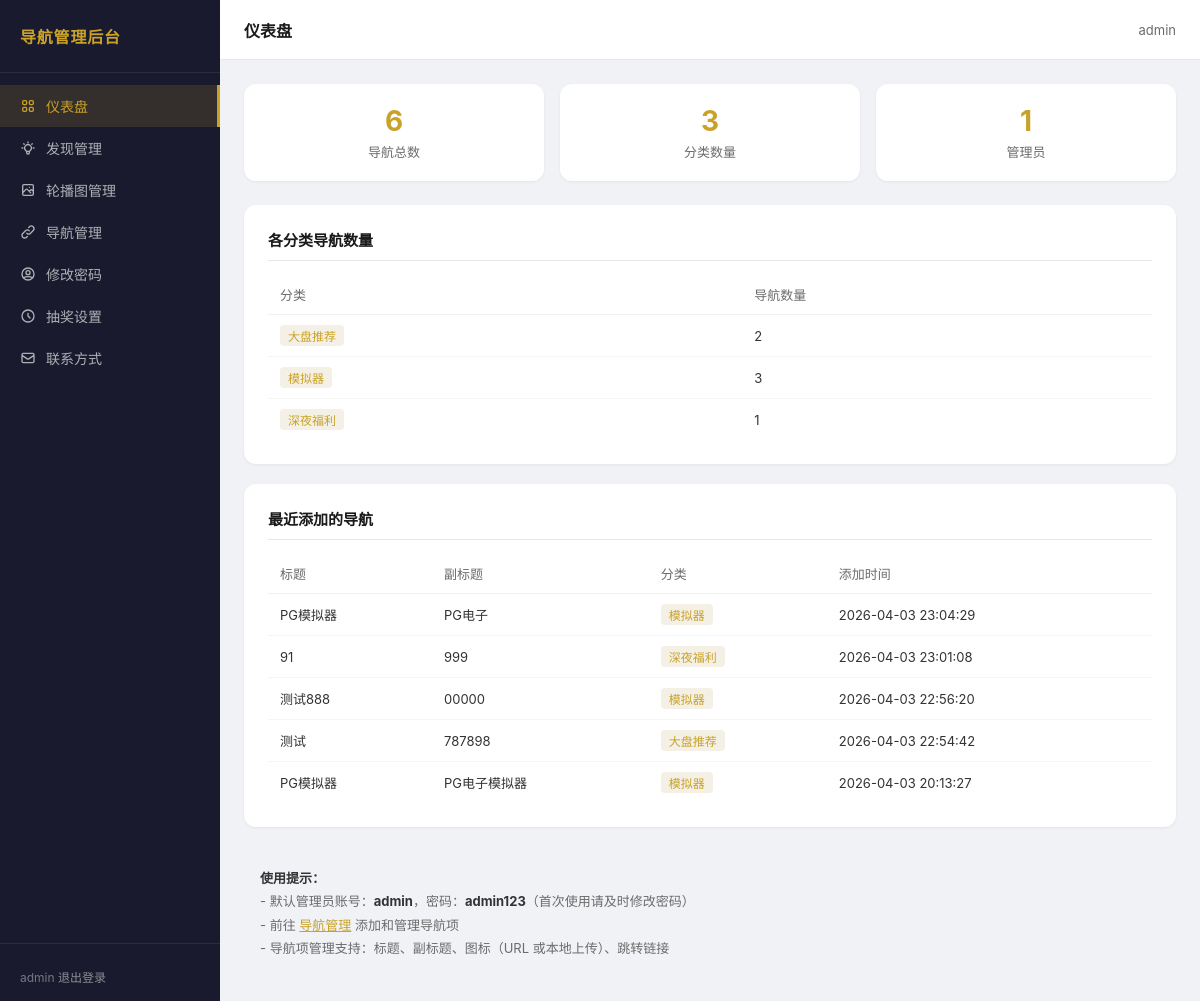
/admin/index.php (signed in), run on the app's committed database.
### tables this page shows
CREATE TABLE `nav_items` (
  `id` int(10) UNSIGNED NOT NULL,
  `category_id` int(10) UNSIGNED NOT NULL,
  `title` varchar(100) NOT NULL,
  `subtitle` varchar(200) DEFAULT '',
  `icon` mediumtext NOT NULL,
  `link` varchar(500) NOT NULL,
  `sort_order` int(11) DEFAULT '0',
  `created_at` datetime DEFAULT CURRENT_TIMESTAMP,
  `updated_at` datetime DEFAULT CURRENT_TIMESTAMP ON UPDATE CURRENT_TIMESTAMP
);

CREATE TABLE `categories` (
  `id` int(10) UNSIGNED NOT NULL,
  `slug` varchar(50) NOT NULL,
  `name` varchar(50) NOT NULL,
  `sort_order` int(11) DEFAULT '0'
);

### admin/index.php (the view, shortened to what this page needs)
<?php
require_once __DIR__ . '/header.php';
try {
    $pdo = pdo_connect();
    $stat_cats = $pdo->query("SELECT COUNT(*) FROM categories")->fetchColumn();
    $stat_navs = $pdo->query("SELECT COUNT(*) FROM nav_items")->fetchColumn();
    $stat_admins = $pdo->query("SELECT COUNT(*) FROM admins")->fetchColumn();
    $recent = $pdo->query("
        SELECT n.id, n.title, n.subtitle, c.name AS cat_name, n.created_at
        FROM nav_items n
        JOIN categories c ON c.id = n.category_id
        ORDER BY n.created_at DESC LIMIT 5
    ")->fetchAll();
    $cat_counts = $pdo->query("
        SELECT c.name, COUNT(n.id) AS cnt
        FROM categories c
        LEFT JOIN nav_items n ON n.category_id = c.id
        GROUP BY c.id ORDER BY c.sort_order
    ")->fetchAll();
} catch (Exception $e) {
    $db_err = $e->getMessage();
}
?>
<div class="stats-grid">
    <div class="stat-card">
        <div class="stat-num"><?= $stat_navs ?></div>
        <div class="stat-label">导航总数</div>
    </div>
    <div class="stat-card">
        <div class="stat-num"><?= $stat_cats ?></div>
        <div class="stat-label">分类数量</div>
    </div>
    <div class="stat-card">
        <div class="stat-num"><?= $stat_admins ?></div>
        <div class="stat-label">管理员</div>
    </div>
</div>
<div class="card" style="margin-bottom:20px;">
    <div class="section-title">各分类导航数量</div>
    <div class="table-wrap">
        <table>
            <thead><tr><th>分类</th><th>导航数量</th></tr></thead>
            <tbody>
            <?php foreach ($cat_counts as $row): ?>
                <tr>
                    <td><span class="cat-badge"><?= htmlspecialchars($row['name']) ?></span></td>
                    <td><?= $row['cnt'] ?></td>
                </tr>
            <?php endforeach; ?>
            </tbody>
        </table>
    </div>
</div>
<div class="card">
    <div class="section-title">最近添加的导航</div>
    <?php if (empty($recent)): ?>
        <p style="color:#6b6b6b;font-size:13px;text-align:center;padding:20px;">暂无数据</p>
    <?php else: ?>
    <div class="table-wrap">
        <table>
            <thead><tr><th>标题</th><th>副标题</th><th>分类</th><th>添加时间</th></tr></thead>
            <tbody>
            <?php foreach ($recent as $item): ?>
                <tr>
                    <td><?= htmlspecialchars($item['title']) ?></td>
                    <td><?= htmlspecialchars($item['subtitle']) ?></td>
                    <td><span class="cat-badge"><?= htmlspecialchars($item['cat_name']) ?></span></td>
                    <td><?= $item['created_at'] ?></td>
                </tr>
            <?php endforeach; ?>
            </tbody>
        </table>
    </div>
    <?php endif; ?>
</div>
<div class="tips">
    <strong>使用提示：</strong><br>
    - 默认管理员账号：<strong>admin</strong>，密码：<strong>admin123</strong>（首次使用请及时修改密码）<br>
    - 前往 <a href="nav.php" style="color:#c9a227;">导航管理</a> 添加和管理导航项<br>
    - 导航项管理支持：标题、副标题、图标（URL 或本地上传）、跳转链接
</div>
</div>
</div>
</div>
</body>
</html>

### admin/header.php (style rules this page uses)
* { box-sizing: border-box; margin: 0; padding: 0; }
body { font-family: -apple-system, BlinkMacSystemFont, "Segoe UI", "PingFang SC", "Hiragino Sans GB", "Microsoft YaHei", sans-serif; background: #f0f2f5; color: #1a1a1a; min-height: 100vh; }
.card { background: #fff; border-radius: 12px; padding: 24px; box-shadow: 0 1px 3px rgba(0,0,0,0.06); }

### admin/index.php (style rules this page uses)
.stats-grid { display: grid; grid-template-columns: repeat(3, 1fr); gap: 16px; margin-bottom: 24px; }
.stat-card { background: #fff; border-radius: 12px; padding: 20px; box-shadow: 0 1px 3px rgba(0,0,0,0.06); text-align: center; }
.stat-num { font-size: 28px; font-weight: 700; color: #c9a227; }
.stat-label { font-size: 13px; color: #6b6b6b; margin-top: 4px; }
.section-title { font-size: 15px; font-weight: 600; color: #1a1a1a; margin-bottom: 14px; padding-bottom: 10px; border-bottom: 1px solid #e8e8e8; }
.table-wrap { overflow-x: auto; }
table { width: 100%; border-collapse: collapse; font-size: 13px; }
th { text-align: left; padding: 10px 12px; color: #6b6b6b; font-weight: 500; border-bottom: 1px solid #f0f0f0; white-space: nowrap; }
td { padding: 10px 12px; border-bottom: 1px solid #f5f5f5; color: #333; }
tr:last-child td { border-bottom: none; }
.cat-badge { display: inline-block; padding: 2px 8px; background: #f5f0e6; color: #c9a227; border-radius: 4px; font-size: 12px; }
.tips { background: #f0f2f5; border-radius: 8px; padding: 16px; font-size: 13px; color: #6b6b6b; line-height: 1.8; margin-top: 24px; }
.tips strong { color: #333; }

### data on the page
nav_items: title "PG模拟器", subtitle "PG电子", category.name "模拟器", created_at "2026-04-03 23:04:29"
nav_items: title "91", subtitle "999", category.name "深夜福利", created_at "2026-04-03 23:01:08"
nav_items: title "测试888", subtitle "00000", category.name "模拟器", created_at "2026-04-03 22:56:20"
nav_items: title "测试", subtitle "787898", category.name "大盘推荐", created_at "2026-04-03 22:54:42"
nav_items: title "PG模拟器", subtitle "PG电子模拟器", category.name "模拟器", created_at "2026-04-03 20:13:27"

### other printed values
$admin_name "admin"
$page_title "仪表盘"
$stat_navs "6"
$stat_cats "3"
$stat_admins "1"
$row['name'] "大盘推荐"
$row['cnt'] "2"
$row['name'] "模拟器"
$row['cnt'] "3"
$row['name'] "深夜福利"
$row['cnt'] "1"
